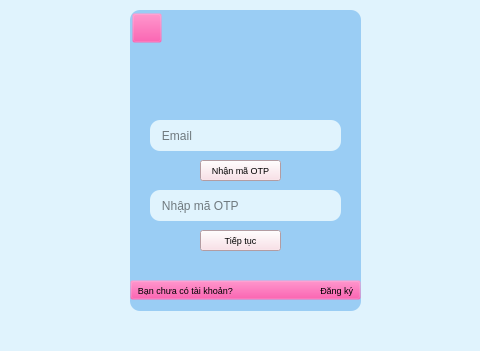
<?xml version="1.0" encoding="UTF-8"?>
<ui version="4.0">
 <class>quenmatkhau_form</class>
 <widget class="QMainWindow" name="quenmatkhau_form">
  <property name="geometry">
   <rect>
    <x>0</x>
    <y>0</y>
    <width>480</width>
    <height>351</height>
   </rect>
  </property>
  <property name="font">
   <font>
    <family>Mongolian Baiti</family>
    <pointsize>13</pointsize>
   </font>
  </property>
  <property name="windowTitle">
   <string>Quên mật khẩu</string>
  </property>
  <property name="whatsThis">
   <string>&lt;html&gt;&lt;head/&gt;&lt;body&gt;&lt;p&gt;&lt;img src=&quot;:/newPrefix/i_chat.png&quot;/&gt;&lt;/p&gt;&lt;/body&gt;&lt;/html&gt;</string>
  </property>
  <property name="styleSheet">
   <string notr="true">background-color: rgb(224, 243, 253)</string>
  </property>
  <widget class="QWidget" name="centralwidget">
   <widget class="QLabel" name="lbl_hotro">
    <property name="geometry">
     <rect>
      <x>130</x>
      <y>10</y>
      <width>231</width>
      <height>301</height>
     </rect>
    </property>
    <property name="font">
     <font>
      <family>Cambria</family>
      <pointsize>16</pointsize>
     </font>
    </property>
    <property name="styleSheet">
     <string notr="true">background-color: rgb(154, 205, 244);
border-radius: 10px
</string>
    </property>
    <property name="text">
     <string/>
    </property>
    <property name="alignment">
     <set>Qt::AlignCenter</set>
    </property>
   </widget>
   <widget class="QLineEdit" name="txtemail">
    <property name="geometry">
     <rect>
      <x>150</x>
      <y>120</y>
      <width>191</width>
      <height>31</height>
     </rect>
    </property>
    <property name="styleSheet">
     <string notr="true">border-radius: 10px
</string>
    </property>
    <property name="text">
     <string/>
    </property>
    <property name="placeholderText">
     <string>   Email</string>
    </property>
   </widget>
   <widget class="QLineEdit" name="txtnhapmaotp">
    <property name="geometry">
     <rect>
      <x>150</x>
      <y>190</y>
      <width>191</width>
      <height>31</height>
     </rect>
    </property>
    <property name="styleSheet">
     <string notr="true">border-radius: 10px
</string>
    </property>
    <property name="text">
     <string/>
    </property>
    <property name="placeholderText">
     <string>   Nhập mã OTP</string>
    </property>
   </widget>
   <widget class="QPushButton" name="btnnhanmaotp">
    <property name="geometry">
     <rect>
      <x>200</x>
      <y>160</y>
      <width>81</width>
      <height>21</height>
     </rect>
    </property>
    <property name="font">
     <font>
      <pointsize>7</pointsize>
     </font>
    </property>
    <property name="styleSheet">
     <string notr="true">background-color: rgb(250, 219, 227)</string>
    </property>
    <property name="text">
     <string>Nhận mã OTP</string>
    </property>
   </widget>
   <widget class="QPushButton" name="btndangky">
    <property name="geometry">
     <rect>
      <x>130</x>
      <y>280</y>
      <width>231</width>
      <height>20</height>
     </rect>
    </property>
    <property name="font">
     <font>
      <pointsize>7</pointsize>
     </font>
    </property>
    <property name="styleSheet">
     <string notr="true">background-color: rgba(245, 40, 145, 0)</string>
    </property>
    <property name="text">
     <string>Bạn chưa có tài khoản?                                   Đăng ký</string>
    </property>
   </widget>
   <widget class="QPushButton" name="btnlogo">
    <property name="geometry">
     <rect>
      <x>190</x>
      <y>30</y>
      <width>111</width>
      <height>71</height>
     </rect>
    </property>
    <property name="styleSheet">
     <string notr="true">background-color: rgba(245, 40, 145, 0);
border-radius: 10px</string>
    </property>
    <property name="text">
     <string/>
    </property>
    <property name="icon">
     <iconset>
      <normaloff>images/ic_logo.png</normaloff>images/ic_logo.png</iconset>
    </property>
    <property name="iconSize">
     <size>
      <width>40</width>
      <height>50</height>
     </size>
    </property>
   </widget>
   <widget class="QPushButton" name="btntieptuc">
    <property name="geometry">
     <rect>
      <x>200</x>
      <y>230</y>
      <width>81</width>
      <height>21</height>
     </rect>
    </property>
    <property name="font">
     <font>
      <pointsize>7</pointsize>
     </font>
    </property>
    <property name="styleSheet">
     <string notr="true">background-color: rgb(250, 219, 227)</string>
    </property>
    <property name="text">
     <string>Tiếp tục</string>
    </property>
   </widget>
   <widget class="QPushButton" name="btn_return">
    <property name="geometry">
     <rect>
      <x>132</x>
      <y>13</y>
      <width>30</width>
      <height>30</height>
     </rect>
    </property>
    <property name="styleSheet">
     <string notr="true">background-color: rgba(245, 40, 145, 0)</string>
    </property>
    <property name="text">
     <string/>
    </property>
    <property name="icon">
     <iconset>
      <normaloff>images/ic_return.png</normaloff>images/ic_return.png</iconset>
    </property>
   </widget>
  </widget>
  <widget class="QMenuBar" name="menubar">
   <property name="geometry">
    <rect>
     <x>0</x>
     <y>0</y>
     <width>480</width>
     <height>18</height>
    </rect>
   </property>
  </widget>
  <widget class="QStatusBar" name="statusbar"/>
 </widget>
 <resources>
  <include location="chat.qrc"/>
  <include location="logo.qrc"/>
  <include location="canhan.qrc"/>
  <include location="tuvan.qrc"/>
  <include location="tainghe.qrc"/>
 </resources>
 <connections/>
</ui>
